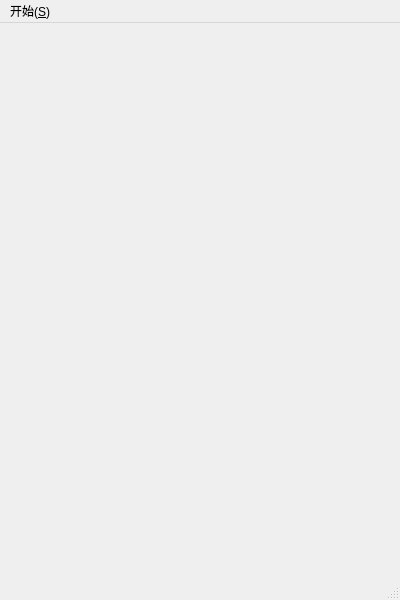
<?xml version="1.0" encoding="UTF-8"?>
<ui version="4.0">
 <class>MainWindow</class>
 <widget class="QMainWindow" name="MainWindow">
  <property name="geometry">
   <rect>
    <x>0</x>
    <y>0</y>
    <width>400</width>
    <height>600</height>
   </rect>
  </property>
  <property name="minimumSize">
   <size>
    <width>400</width>
    <height>600</height>
   </size>
  </property>
  <property name="maximumSize">
   <size>
    <width>400</width>
    <height>600</height>
   </size>
  </property>
  <property name="windowTitle">
   <string>翻金币游戏主界面----杨凡出品，必属精品</string>
  </property>
  <property name="windowIcon">
   <iconset resource="res.qrc">
    <normaloff>:/res/Coin0001.png</normaloff>:/res/Coin0001.png</iconset>
  </property>
  <widget class="QWidget" name="centralWidget"/>
  <widget class="QMenuBar" name="menuBar">
   <property name="geometry">
    <rect>
     <x>0</x>
     <y>0</y>
     <width>400</width>
     <height>23</height>
    </rect>
   </property>
   <widget class="QMenu" name="menu_S">
    <property name="title">
     <string>开始(&amp;S)</string>
    </property>
    <addaction name="actionquit_X"/>
   </widget>
   <addaction name="menu_S"/>
  </widget>
  <widget class="QStatusBar" name="statusBar"/>
  <action name="actionquit_X">
   <property name="text">
    <string>退出(&amp;X)</string>
   </property>
   <property name="shortcut">
    <string>Ctrl+X</string>
   </property>
  </action>
 </widget>
 <layoutdefault spacing="6" margin="11"/>
 <resources>
  <include location="res.qrc"/>
 </resources>
 <connections/>
</ui>
